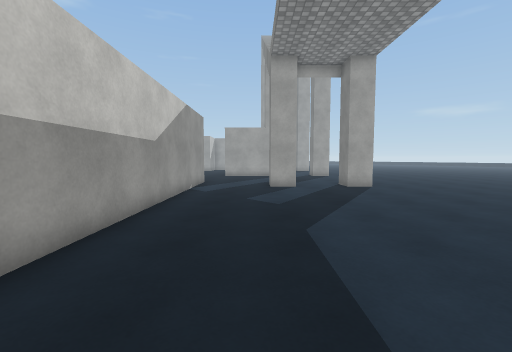
[1] (above)

24 first-person views from a walk through a Unity game level. The camera is 1.4 m above the floor, tilts 4° down and sees 90° across. The floor is counted in squares, 1 m on a side. Each view is taken from the middle of a square. On the plan, view 1 faces up. The plan holds only what a view shows up to about 13 squares ahead; the rest is blank. The place goes on beyond the plan. Some animated figures are not drawn. Door leaves are left out, so doorways stand open. Some surface patterns are stand-ins.

[2]
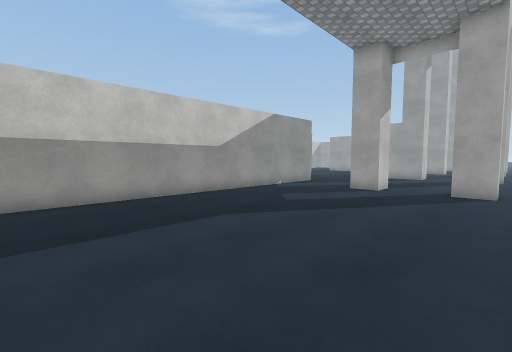

[3]
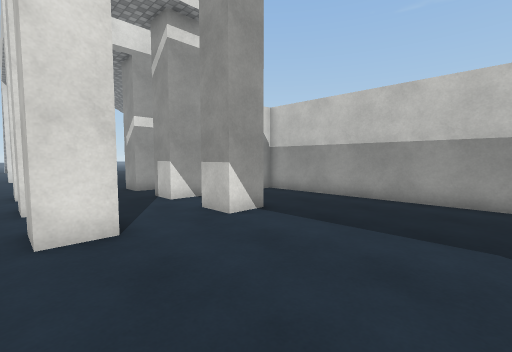

[4]
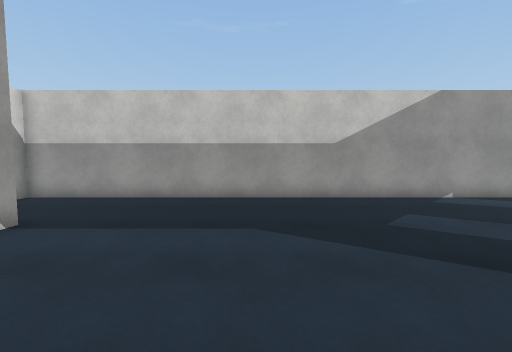

[5]
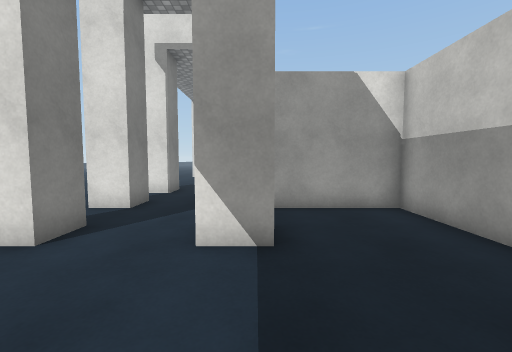

[6]
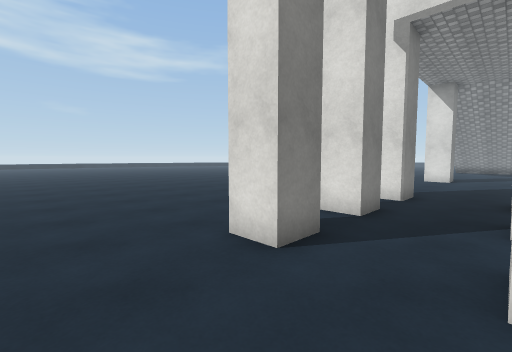

[7]
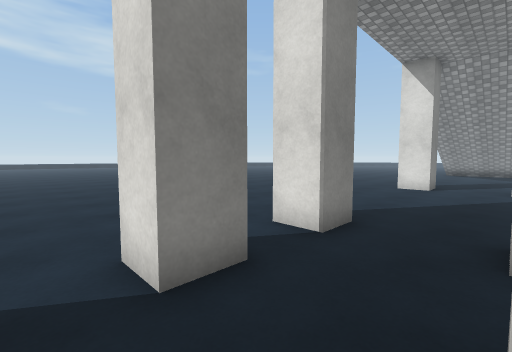

[8]
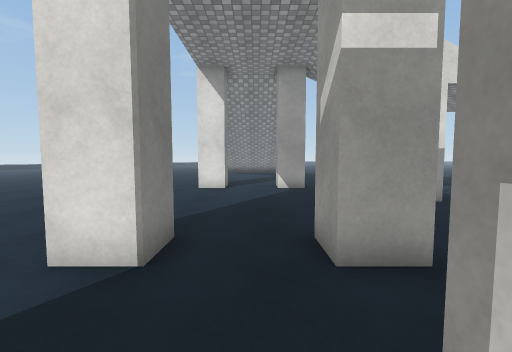

[9]
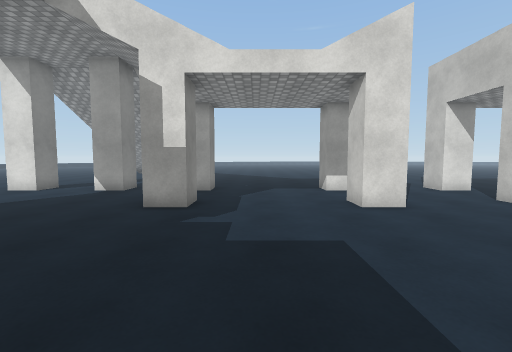

[10]
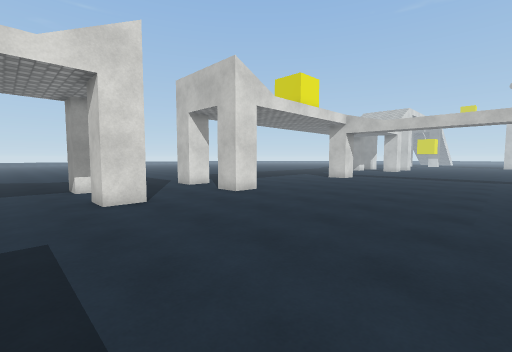

[11]
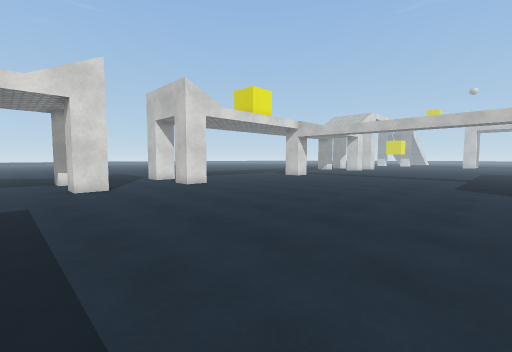

[12]
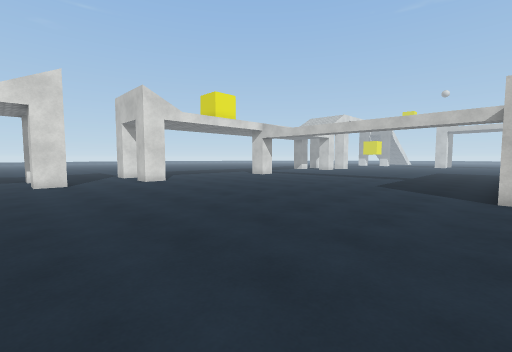

[13]
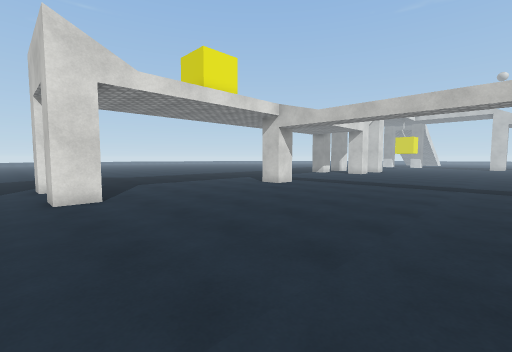

[14]
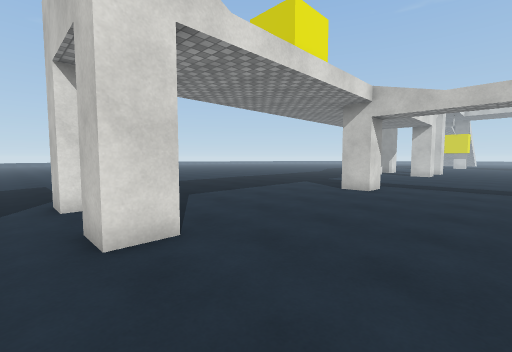

[15]
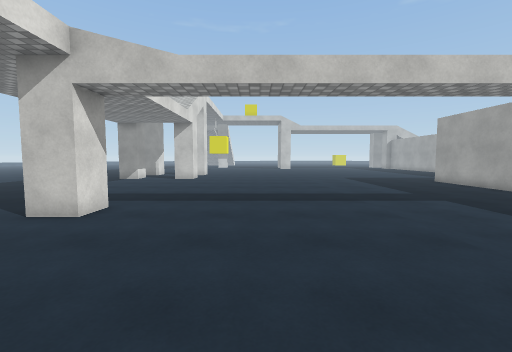

[16]
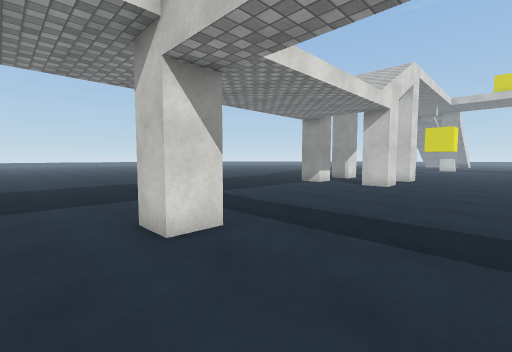

[17]
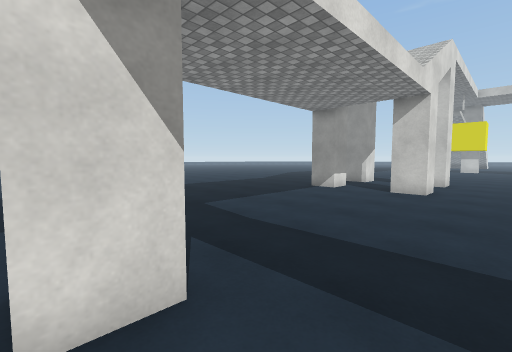

[18]
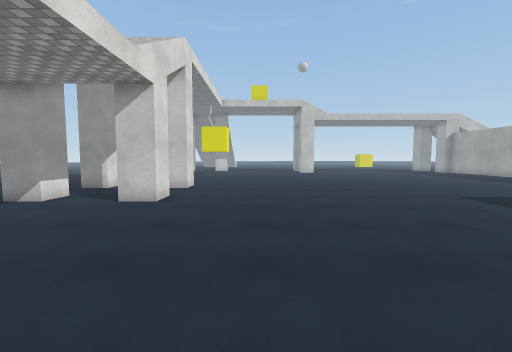

[19]
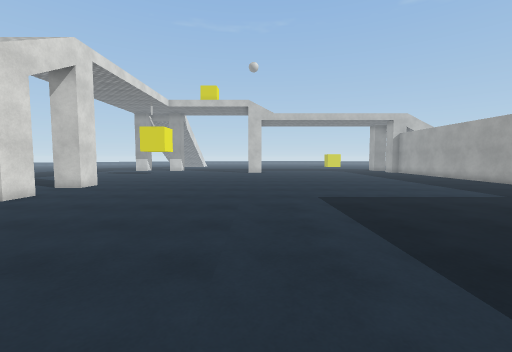

[20]
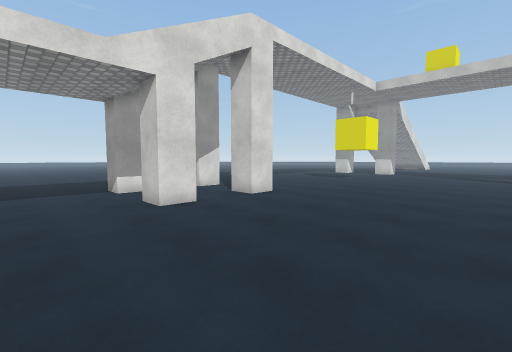

[21]
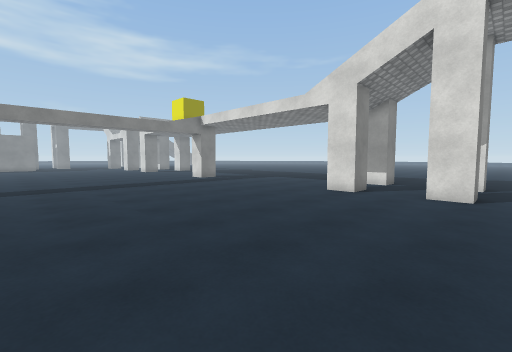

[22]
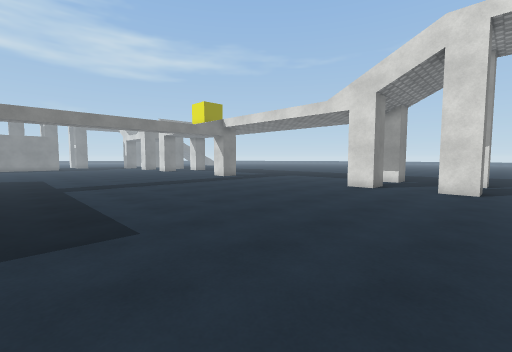

[23]
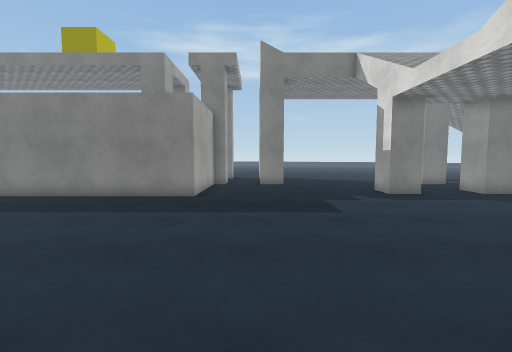

[24]
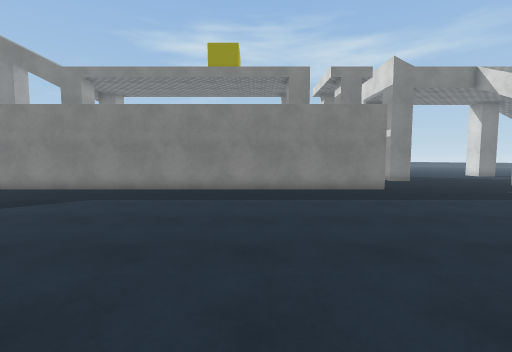

### Floor plan
Ten units are one square. View 1 is at (0, 0); x grows to the right and y downward. Boxes are objects, and circles mark ways between rooms. Rooms are numbered by the first view taken in them; rooms with no view inside come last. Other rooms are left out.
<svg viewBox="-405 -140 470 307">
<path fill="none" stroke="#000" d="M6 0 20 0 20 12M57 -125 45 -125 45 -131M20 -135 20 -125 6 -125M45 12 45 0 57 0M-30 -135 -30 31 20 31M45 44 45 31 57 31M20 31 20 44M-144 112 -130 112 -130 125M-244 112 -230 112 -230 125M-276 -38 -301 -38M-144 150 -130 150 -130 162M-94 112 -80 112 -80 125M-90 150 -80 150 -80 162M-30 125 -30 112 -18 112M-355 125 -355 112 -342 112 -342 125M0 37 -37 37 -37 -134M6 62 20 62 20 75M-355 150 -342 150 -342 162M-30 161 -30 150 -18 150M-392 125 -392 112 -380 112 -380 125M-392 150 -380 150 -380 162M7 162 7 150 20 150 20 156M45 75 45 62M45 162 45 150 58 150M45 62 57 62 57 75"/>
<circle cx="15" cy="20" r="3" fill="#2a7"/>
<circle cx="35" cy="5" r="3" fill="#2a7"/>
<circle cx="35" cy="35" r="3" fill="#2a7"/>
<circle cx="15" cy="50" r="3" fill="#2a7"/>
<circle cx="35" cy="70" r="3" fill="#2a7"/>
<circle cx="60" cy="70" r="3" fill="#2a7"/>
<text x="20" y="-60">1</text>
<text x="40" y="30">2</text>
<text x="-190" y="40">3</text>
<text x="40" y="50">4</text>
</svg>
Room 1 opens to room 2. Room 2 opens to room 4. Room 3 opens to room 4.

Where each view was taken, in squares from view 1:
view 1: 0 up, 0 right, facing up
view 2: 1 up, 6 right, facing up-left
view 3: 5 up, 6 right, facing down-left
view 4: 5 up, 6 right, facing left
view 5: 4 up, 1 right, facing down
view 6: 3 up, 2 right, facing down-right
view 7: 2 down, 2 right, facing down-right
view 8: 3 down, 3 right, facing down
view 9: 4 down, 5 left, facing down
view 10: 3 down, 6 left, facing down-left
view 11: 1 up, 6 left, facing down-left
view 12: 4 up, 7 left, facing down-left
view 13: 2 down, 12 left, facing down-left
view 14: 7 down, 12 left, facing down-left
view 15: 7 down, 17 left, facing left
view 16: 7 down, 21 left, facing down-left
view 17: 9 down, 23 left, facing down-left
view 18: 8 down, 26 left, facing left
view 19: 3 down, 26 left, facing left
view 20: 4 down, 31 left, facing down-left
view 21: 1 down, 40 left, facing down-right
view 22: 1 up, 40 left, facing down-right
view 23: 6 down, 13 left, facing right
view 24: 2 up, 15 left, facing right
